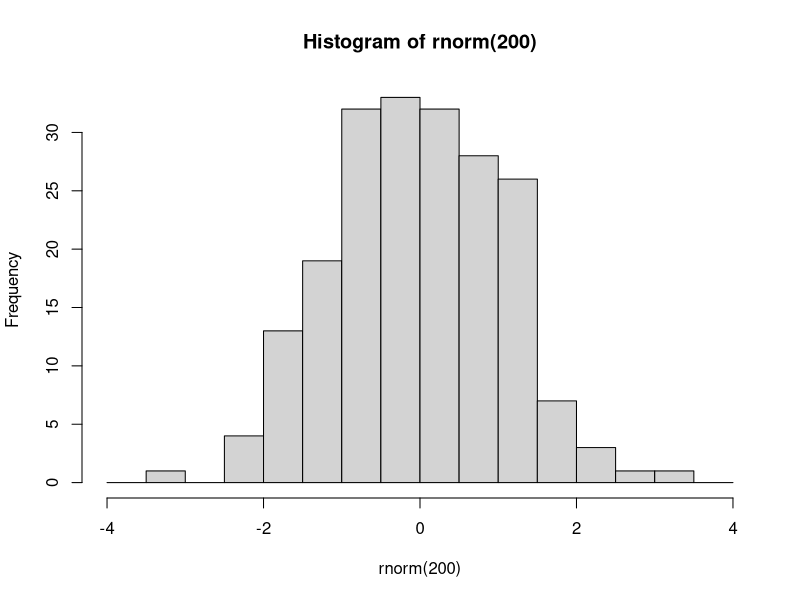
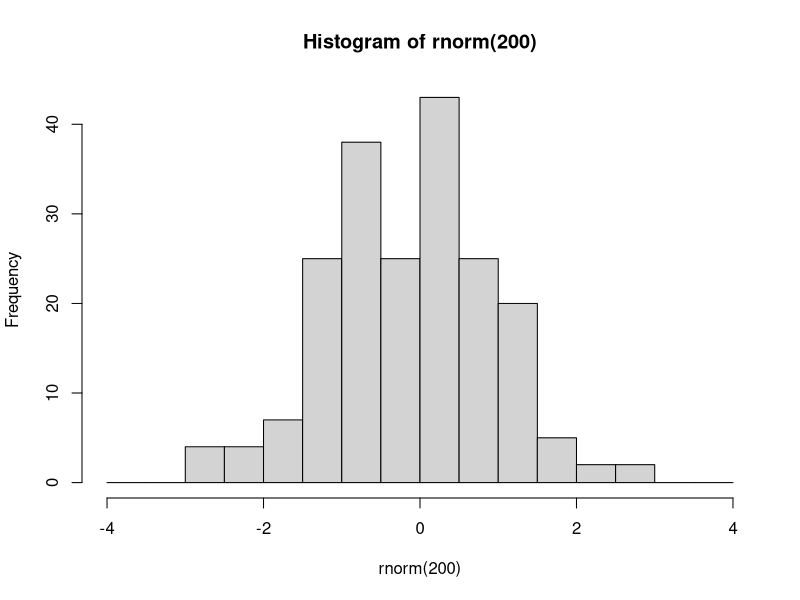

Generate these figures, in order, with R: (Note: this script raises an error after producing the figures.)
###################################
###################################
########                   ########
########   Data Science 1  ########
########       Lab 5       ######## 
########  07th Nov. 2023   ########
########                   ########
###################################
###################################

## Welcome to lab #5. Today will be an introduction to the tidyverse, specifically dplyr and ggplot2




#####################
####    Pipes    ####
#####################

# The pipe operator looks like this: |>
# It signifies: take the element on the left and use it as the first argument in the function on the right

# Example

hist(rnorm(200), breaks=seq(-4,4,0.5))
# is equivalent to

rnorm(200) |> hist(breaks=seq(-4,4,0.5))

# The purpose of the pipe is mostly aesthetic, in particular to avoid large numbers of parentheses when something needs to be transformed using multiple functions:



### 1.1 Rewrite the following expression using pipes:
set.seed(123)
round(sqrt(log(runif(10,1,10))),2)


              
# Pipes were initially created in a package called magrittr, part of the 'tidyverse' group of packages


########################
####    Packages    ####
########################

# Packages are essentially environments full of functions and/or objects which aren't loaded into R by default, but must be first installed (generally from a repository called CRAN), and then loaded

# Here we will install tidyverse, which is not one but a series of packages written by the same group of people, which share a number of syntactical features

install.packages('tidyverse')

# After you have installed tidyverse into your packages, you must also load it into your environment

library(tidyverse)

# You will only have to install a package once. However, every time you start fresh in a new R environment, you will have to load the packages you need again.

#########################
####    TIDYVERSE    ####
#########################

# The tidyverse encompasses a very large number of packages, and is fairly powerful (in that you can do a lot using tidyverse packages)
# However, you DO NOT need to use tidyverse exclusively! I mostly don't use it, for example, preferring to stick to base R except for a few functionalities.

# Downsides of tidyverse include: unique syntax which is very different from other programming languages such as python
# 'Black box' functions that have specific purposes that must be remembered, as opposed to more general-purpose functions in base R
# Often actually more verbose than base R (ie. requires more lines of code to do the same thing)
# Using tidyverse is a matter of preference!

# The pipe operator was originally introduced in the tidyverse package magrittr. 
# The tidyverse pipe operator looks like this: %>%

set.seed(123)
runif(10,1,10) %>% 
  log() %>%
  sqrt() %>%
  round(2)

# In this class we will look at 2 important tidyverse packages.
# The first is dplyr, which is used to manipulate and transform data.
# Then we will start learning ggplot2, which is used for plotting and data visualisation

#####################
####    dplyr    ####
#####################

# The philosophy behind dplyr is that every data transformation can be done using a function, and multiple transformations can be done by piping an object through multiple functions
# For example, in dplyr we no longer use indexing.
# Instead we use the functions 'select', to choose specific columns in a data frame, and 'filter', to choose specific rows.

data(mtcars)

# so instead of:
mtcars[mtcars$cyl == 6, 1:5]
mtcars
# we would write:
mtcars %>%
  filter(cyl==6) %>%
  select(1:5)

### 2.1
# using select() and filter(), create a new database of cars that are over 4000 lbs in weight, retaining only the wt and mpg columns. Save this database to an object called 'df'.


# After you have selected the rows and columns you are interested in, you can 
# change the order of the rows using arrange

df %>% arrange(wt)

df %>% arrange(desc(wt))


# To change variables, we can use mutate()
df <- df %>% mutate(wt_kg=wt*453.592,
                    km_per_l = mpg*1.60934/3.78541)

# And we can use ifelse() within mutate()
mtcars <- mtcars %>%
            mutate(wt_class = ifelse(wt>=4, 'Oversized','Standard'))
mtcars

# We can even do a sultiple ifelse statment using case_when()
mtcars <- mtcars %>%
            mutate(
              efficiency = case_when(
                mpg<=15 ~ 'low',
                mpg>15 & mpg<=20 ~ 'medium',
                mpg>20 ~ 'high'
                ))

# Next, summarise (or summarize) is a useful function which collapses a dataframe into a single row and can calculate summary statistics, eg:

mtcars %>% 
  summarise(
    mean_wt = mean(wt),
    sd_wt = sd(wt),
    n = length(mpg)
  )

# We can also use summarise to collapse a data frame not into one single row, but into as many rows as we have groups of interest. 
# To do this, first we need to use group_by()

mtcars %>% group_by(efficiency)

# You'll notice that this automatically changes the data frame into a new kind of object, called a tibble.
# Tibbles are basically tidyverse dataframes, that display information slightly differently, and are a bit more particular about certain things like not wanting empty cells.
# Tibbles can also be grouped, which allows for further operations down the line
# For example:

mtcars %>% 
  group_by(efficiency) %>%
  summarise(
    wt_kg=mean(wt),
    n=length(hp)
  ) %>%
  arrange(
    c('high','medium','low')
  )

# You can group by multiple variables

mtcars %>% 
  group_by(efficiency,cyl) %>%
  summarise(
    wt_kg=mean(wt),
    n=length(hp)
  )

# After grouping a tibble, remember to ungroup it later using ungroup(), or you may have issues down the line.

# 3.1
data(iris)
# using the dplyr functions do the following:
# create a new column called Petal.Area which is the product of the petal width and petal length columns.
# For each of the different species of iris, present the mean and standard deviation for the sepal length, sepal width, and petal area, as well as the number of samples (n)
# Order this database in decreasing order of average petal length.

#######################
####    ggplot2    ####
#######################

# ggplot2 is the tidyverse graphics package, and one of the most popular data visualization tools that currently exists

# ggplot2 syntax is based on the so-called 'Grammar of Graphics', where different elements of a graph are added sequentially in layers

# The gold standard resource for learning ggplot2 is Hadley Wickham's 'ggplot2: Elegant graphics for data analysis'
# which is available for FREE here: https://ggplot2-book.org/

# I can provide no better introduction to ggplot2 than the 'First Steps' section of this book. 

# You can also find a cheat sheet here: https://rstudio.github.io/cheatsheets/html/data-visualization.html


# MIDTERM revisions:

# summary statistics

# Probabilities and distributions

# Null hypothesis significance tests - specifically t-tests

# P-values and confidence intervals

# Data standardization (scaling, centering, z-scoring)

# Data manipulation and visualisation
